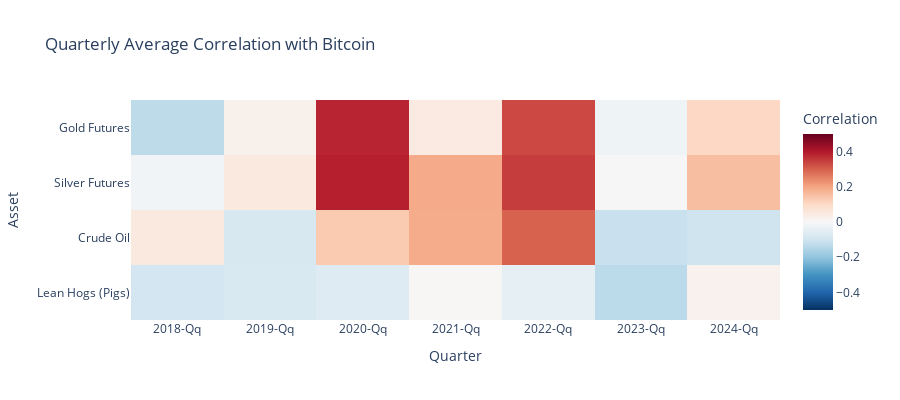

The notebook cell this image was saved under:
### Code cell
quarterly_corr = pd.DataFrame()

for asset in ['Gold Futures', 'Silver Futures', 'Crude Oil', 'Lean Hogs (Pigs)']:
    quarterly_corr[asset] = returns['Bitcoin'].rolling(window).corr(returns[asset])

# Resample to quarters
quarterly_corr_resampled = quarterly_corr.resample('Q').mean()

fig = px.imshow(quarterly_corr_resampled.T,
                labels=dict(x="Quarter", y="Asset", color="Correlation"),
                x=quarterly_corr_resampled.index.strftime('%Y-Q%q'),
                y=quarterly_corr_resampled.columns,
                color_continuous_scale='RdBu_r',
                zmin=-0.5, zmax=0.5,
                aspect='auto',
                title='Quarterly Average Correlation with Bitcoin')
fig.update_layout(height=400)
fig.show()

### Figure 1 — Plotly figure (JSON) as saved in the notebook; plotly's stock layout.template omitted (floating-point values rounded to 4 significant figures)
{"data": [{"coloraxis": "coloraxis", "hovertemplate": "Quarter: %{x}<br>Asset: %{y}<br>Correlation: %{z}<extra></extra>", "name": "0", "type": "heatmap", "x": ["2018-Qq", "2018-Qq", "2018-Qq", "2018-Qq", "2019-Qq", "2019-Qq", "2019-Qq", "2019-Qq", "2020-Qq", "2020-Qq", "2020-Qq", "2020-Qq", "2021-Qq", "2021-Qq", "2021-Qq", "2021-Qq", "2022-Qq", "2022-Qq", "2022-Qq", "2022-Qq", "2023-Qq", "2023-Qq", "2023-Qq", "2023-Qq", "2024-Qq", "2024-Qq", "2024-Qq", "2024-Qq"], "xaxis": "x", "y": ["Gold Futures", "Silver Futures", "Crude Oil", "Lean Hogs (Pigs)"], "yaxis": "y", "z": [[NaN, 0.03443, -0.01578, -0.1308, 0.195, 0.1407, 0.1692, 0.02397, 0.1635, 0.2843, 0.3246, 0.3828, -0.02493, 0.01113, -0.0963, 0.04544, -0.04333, -0.1135, 0.177, 0.3319, 0.2013, 0.2324, 0.0625, -0.02431, -0.08825, 0.07077, 0.1426, 0.1035], [NaN, 0.08483, -6.669e-05, -0.01749, 0.1893, 0.09289, 0.0351, 0.04993, 0.06397, 0.2545, 0.3742, 0.3903, 0.02687, 0.1215, 0.03192, 0.1887, 0.0008376, -0.05097, 0.2597, 0.3483, 0.2371, 0.2643, -0.01716, -0.003839, 0.01146, 0.09499, 0.1606, 0.153], [NaN, 0.09028, -0.1191, 0.05024, -0.07438, 0.108, -0.02471, -0.08266, 0.06302, 0.1717, 0.197, 0.1317, 0.09136, -0.004983, -0.02045, 0.1879, 0.2125, 0.02531, 0.142, 0.2959, 0.2016, -0.1137, 0.03279, -0.113, -0.2102, 0.03068, 0.01678, -0.1023], [NaN, -0.1786, -0.1369, -0.09265, 0.1394, -0.03582, -0.1662, -0.07831, 0.04037, 0.09527, -0.02635, -0.06657, 0.003978, 0.1071, 0.08829, 0.005258, 0.1389, 0.1327, -0.06229, -0.04578, 0.1196, 0.1109, 0.1408, -0.1345, -0.02247, 0.0391, 0.1264, 0.0218]]}], "layout": {"coloraxis": {"cmax": 0.5, "cmin": -0.5, "colorbar": {"title": {"text": "Correlation"}}, "colorscale": [[0, "rgb(5,48,97)"], [0.1, "rgb(33,102,172)"], [0.2, "rgb(67,147,195)"], [0.3, "rgb(146,197,222)"], [0.4, "rgb(209,229,240)"], [0.5, "rgb(247,247,247)"], [0.6, "rgb(253,219,199)"], [0.7, "rgb(244,165,130)"], [0.8, "rgb(214,96,77)"], [0.9, "rgb(178,24,43)"], [1, "rgb(103,0,31)"]]}, "height": 400, "title": {"text": "Quarterly Average Correlation with Bitcoin"}, "xaxis": {"anchor": "y", "domain": [0, 1], "title": {"text": "Quarter"}}, "yaxis": {"anchor": "x", "autorange": "reversed", "domain": [0, 1], "title": {"text": "Asset"}}}}
